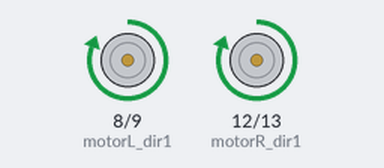
A program run on a simulated Arduino Uno, built with avr-gcc and run on an emulated ATmega328P. Shown: motor-driver pin pairs drawn as motors (green arrow = first pin HIGH = forward, orange = second pin HIGH = backward, longer = more drive, scaled by the enable pin).

Above: at 1.0 s.
At 2.5 s:
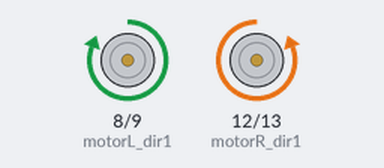
At 4.0 s:
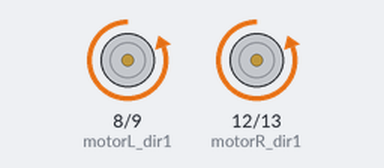
At 5.5 s:
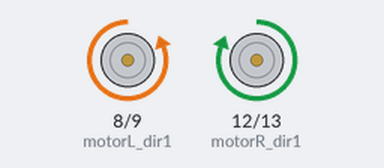
Timing chart, 0 to 7.8 s (numbered marks = the images above):
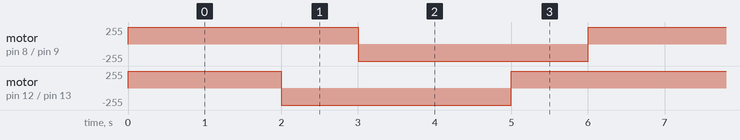

Measured:
- by itself, motor on pin 8 (motorL_dir1) / pin 9 (motorL_dir2): alternates forward 255/255 for 3.0 s and backward 255/255 for 3.0 s
- by itself, motor on pin 12 (motorR_dir1) / pin 13 (motorR_dir2): repeats every 6.0 s: backward 255/255 3.0 s, forward 255/255 3.0 s

The program:

main.cpp
```cpp
#include <Arduino.h>

// Пины моторов
const int motorL_dir1 = 8; // Направление мотора A
const int motorL_dir2 = 9;
const int motorL_speed = 10; // Скорость мотора A (PWM)

const int motorR_dir1 = 12; // Направление мотора B
const int motorR_dir2 = 13;
const int motorR_speed = 11; // Скорость мотора B (PWM)

// Инициализация
void setup()
{
  Serial.begin(9600);

  // Настраиваем пины как выходы
  pinMode(motorL_dir1, OUTPUT);
  pinMode(motorL_dir2, OUTPUT);
  pinMode(motorL_speed, OUTPUT);

  pinMode(motorR_dir1, OUTPUT);
  pinMode(motorR_dir2, OUTPUT);
  pinMode(motorR_speed, OUTPUT);

}

void driveMotor(int speedL, int speedR)
{
  // Управление левым мотором
  if (speedL > 0)
  {
    digitalWrite(motorL_dir1, HIGH); // Вперёд
    digitalWrite(motorL_dir2, LOW);
    analogWrite(motorL_speed, constrain(speedL, 0, 255)); // Устанавливаем скорость
  }
  else if (speedL < 0)
  {
    digitalWrite(motorL_dir1, LOW);
    digitalWrite(motorL_dir2, HIGH);                           // Назад
    analogWrite(motorL_speed, constrain(abs(speedL), 0, 255)); // Устанавливаем скорость
  }
  else
  {
    // Полный стоп
    digitalWrite(motorL_dir1, LOW);
    digitalWrite(motorL_dir2, LOW);
    analogWrite(motorL_speed, 0);
  }

  // Управление правым мотором
  if (speedR > 0)
  {
    digitalWrite(motorR_dir1, HIGH); // Вперёд
    digitalWrite(motorR_dir2, LOW);
    analogWrite(motorR_speed, constrain(speedR, 0, 255)); // Устанавливаем скорость
  }
  else if (speedR < 0)
  {
    digitalWrite(motorR_dir1, LOW);
    digitalWrite(motorR_dir2, HIGH);                           // Назад
    analogWrite(motorR_speed, constrain(abs(speedR), 0, 255)); // Устанавливаем скорость
  }
  else
  {
    // Полный стоп
    digitalWrite(motorR_dir1, LOW);
    digitalWrite(motorR_dir2, LOW);
    analogWrite(motorR_speed, 0);
  }
}

// Основной цикл
void loop()
{

  // Движение вперёд
  driveMotor(255, 255); // Мотор A на скорости 200

  delay(2000);

  // Поворот направо
  driveMotor(255, -255); // Мотор A вперёд

  delay(1000);

  // Движение назад
  driveMotor(-255, -255); // Мотор A назад
  delay(2000);

  // Стоп
  driveMotor(-255, 255); // Остановить мотор A
  delay(1000);
}
```
